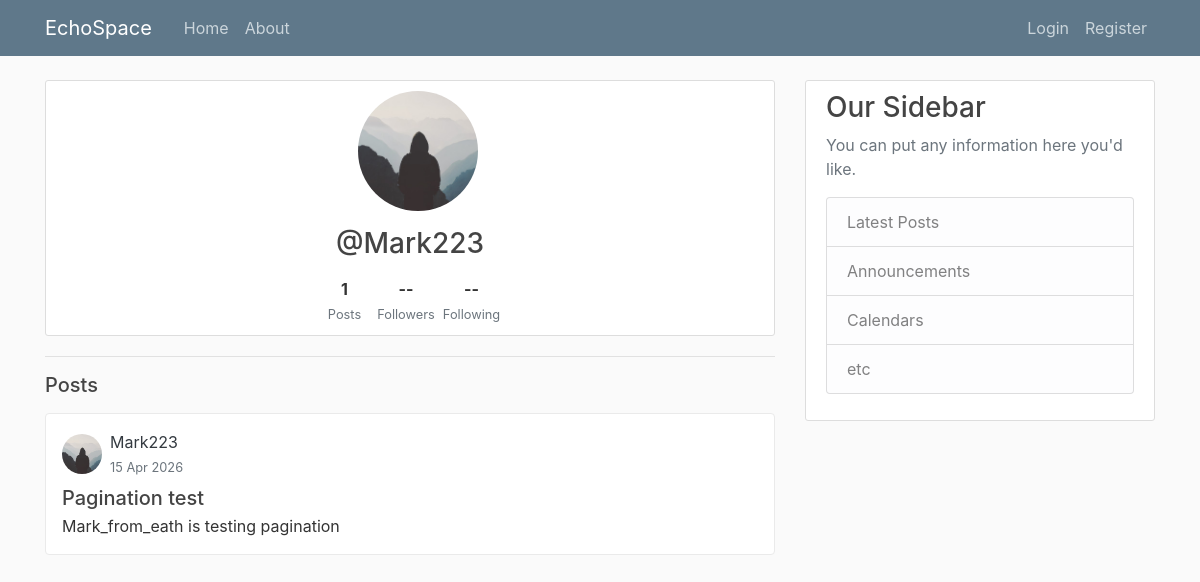
Screenshot of /user/Mark223/ with the database file from the repository.
### users/models.py (models this page shows, shortened)
class Profile(models.Model):
    user = models.OneToOneField(User, on_delete=models.CASCADE)
    image = models.ImageField(default='default.jpg', upload_to='profile_pics')

### blog/models.py (models this page shows, shortened)
class Post(models.Model):
    title = models.CharField(max_length=100)
    content = models.TextField()
    date_posted = models.DateTimeField(default=timezone.now)
    author = models.ForeignKey(User, on_delete=models.CASCADE)
    image = models.ImageField(upload_to='post_images/', blank=True, null=True)
    video = models.FileField(upload_to='post_videos/', blank=True, null=True)

### blog/views.py (the view)
# urls.py: path('user/<str:username>/', views.user_posts, name='user-posts'),
def user_posts(request, username):
    user = get_object_or_404(User, username=username)
    posts = Post.objects.filter(author=user)
    context = {
        'view_user': user,
        'posts': posts
    }
    return render(request, 'blog/user_posts.html', context)

### blog/templates/blog/user_posts.html (shortened to what this page needs)
{% extends "blog/base.html" %}
{% block content %}
<div class="content-section text-center">
  <img
    class="rounded-circle mb-3 ml-3"
    src="{{ view_user.profile.image.url }}"
    style="width: 120px; height: 120px; object-fit: cover;"
  >
  <h3 class="mb-1">@{{ view_user.username }}</h3>
  <div class="d-flex justify-content-center gap-4 mt-3">
    <div>
      <strong>{{ posts|length }}</strong><br>
      <small class="text-muted mx-2 ">Posts</small>
    </div>
    <div>
      <strong>--</strong><br>
      <small class="text-muted mx-2 ">Followers</small>
    </div>
    <div>
      <strong>--</strong><br>
      <small class="text-muted mx-auto ">Following</small>
    </div>
  </div>
</div>
<hr>
<h5 class="mb-3">Posts</h5>
{% for post in posts %}
  <article class="content-section mb-4 p-3 rounded" style="border: 1px solid #eaeaea;">
    <div class="d-flex align-items-center mb-2">
      <img
        class="rounded-circle me-2"
        src="{{ post.author.profile.image.url }}"
        style="width: 40px; height: 40px; object-fit: cover;"
      >
      <div class = "ml-2 ">
        <a href="{% url 'user-posts' post.author.username %}" class="fw-bold text-dark">
          {{ post.author }}
        </a><br>
        <small class="text-muted">
          {{ post.date_posted|date:"d M Y" }}
        </small>
      </div>
    </div>
    <h5 class="mb-1">{{ post.title }}</h5>
    <p class="mb-0">{{ post.content }}</p>
  </article>
{% empty %}
  <p class="text-muted">This user has no posts yet.</p>
{% endfor %}
{% endblock %}

### blog/static/blog/main.css (style rules this page uses)
body { background: #fafafa; color: #333333; margin-top: 5rem; }
h1, h2, h3, h4, h5, h6 { color: #444444; }
.content-section { background: #ffffff; padding: 10px 20px; border: 1px solid #dddddd; border-radius: 3px; margin-bottom: 20px; }

### rows the page displays
Post: author.profile.image (placeholder picture), author "Mark223", date_posted "15 Apr 2026", title "Pagination test", content "Mark_from_eath is testing pagination"

### other values shown
{{ view_user.username }} "Mark223"
{{ posts|length }} "1"
